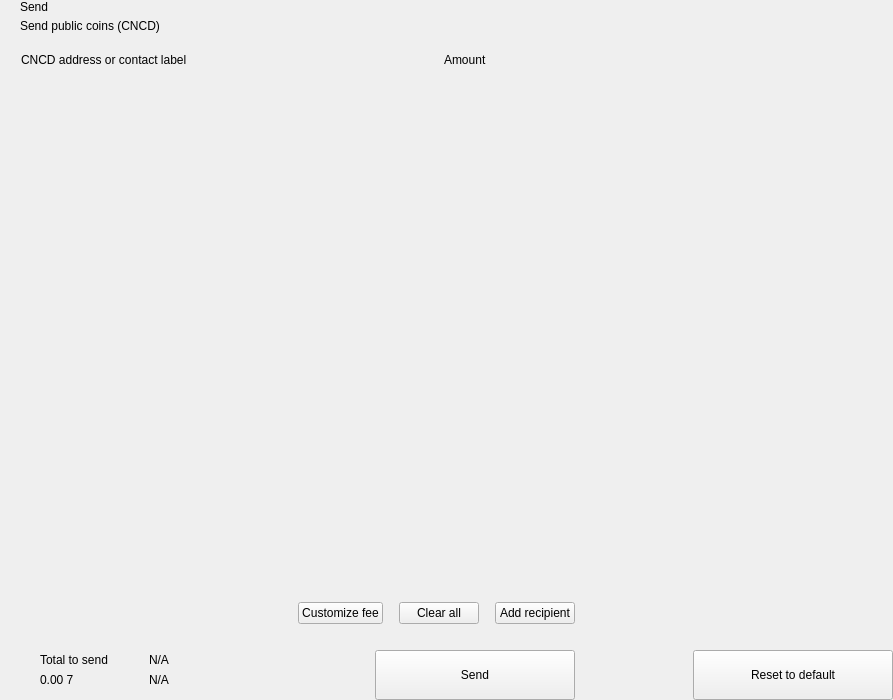
<?xml version="1.0" encoding="UTF-8"?>
<ui version="4.0">
 <class>send</class>
 <widget class="QWidget" name="send">
  <property name="geometry">
   <rect>
    <x>0</x>
    <y>0</y>
    <width>893</width>
    <height>700</height>
   </rect>
  </property>
  <property name="windowTitle">
   <string>Form</string>
  </property>
  <layout class="QHBoxLayout" name="horizontalLayout_2" stretch="2,1">
   <property name="spacing">
    <number>0</number>
   </property>
   <property name="leftMargin">
    <number>0</number>
   </property>
   <property name="topMargin">
    <number>0</number>
   </property>
   <property name="rightMargin">
    <number>0</number>
   </property>
   <property name="bottomMargin">
    <number>0</number>
   </property>
   <item>
    <widget class="QWidget" name="left" native="true">
     <layout class="QVBoxLayout" name="verticalLayout_3">
      <property name="spacing">
       <number>0</number>
      </property>
      <property name="leftMargin">
       <number>0</number>
      </property>
      <property name="topMargin">
       <number>0</number>
      </property>
      <property name="rightMargin">
       <number>0</number>
      </property>
      <property name="bottomMargin">
       <number>0</number>
      </property>
      <item>
       <layout class="QVBoxLayout" name="verticalLayout_22" stretch="0,0,0,1,0,0,0,0">
        <property name="spacing">
         <number>0</number>
        </property>
        <item>
         <layout class="QHBoxLayout" name="horizontalLayout_3">
          <property name="spacing">
           <number>0</number>
          </property>
          <property name="leftMargin">
           <number>20</number>
          </property>
          <property name="rightMargin">
           <number>20</number>
          </property>
          <item>
           <layout class="QVBoxLayout" name="verticalLayout">
            <property name="spacing">
             <number>5</number>
            </property>
            <item>
             <widget class="QLabel" name="labelTitle">
              <property name="text">
               <string>Send</string>
              </property>
              <property name="alignment">
               <set>Qt::AlignLeading|Qt::AlignLeft|Qt::AlignVCenter</set>
              </property>
             </widget>
            </item>
            <item>
             <widget class="QLabel" name="labelSubtitle1">
              <property name="text">
               <string>Send public coins (CNCD)</string>
              </property>
             </widget>
            </item>
           </layout>
          </item>
          <item>
           <spacer name="horizontalSpacer">
            <property name="orientation">
             <enum>Qt::Horizontal</enum>
            </property>
            <property name="sizeHint" stdset="0">
             <size>
              <width>40</width>
              <height>20</height>
             </size>
            </property>
           </spacer>
          </item>
         </layout>
        </item>
        <item>
         <spacer name="verticalSpacer_2">
          <property name="orientation">
           <enum>Qt::Vertical</enum>
          </property>
          <property name="sizeType">
           <enum>QSizePolicy::Fixed</enum>
          </property>
          <property name="sizeHint" stdset="0">
           <size>
            <width>20</width>
            <height>20</height>
           </size>
          </property>
         </spacer>
        </item>
        <item>
         <layout class="QHBoxLayout" name="horizontalLayout" stretch="6,0,2">
          <property name="spacing">
           <number>0</number>
          </property>
          <property name="leftMargin">
           <number>10</number>
          </property>
          <property name="topMargin">
           <number>0</number>
          </property>
          <property name="rightMargin">
           <number>20</number>
          </property>
          <property name="bottomMargin">
           <number>0</number>
          </property>
          <item>
           <widget class="QLabel" name="labelSubtitleAddress">
            <property name="styleSheet">
             <string notr="true">margin-left:8px;</string>
            </property>
            <property name="text">
             <string>CNCD address or contact label</string>
            </property>
           </widget>
          </item>
          <item>
           <spacer name="horizontalSpacer_3">
            <property name="orientation">
             <enum>Qt::Horizontal</enum>
            </property>
            <property name="sizeType">
             <enum>QSizePolicy::Fixed</enum>
            </property>
            <property name="sizeHint" stdset="0">
             <size>
              <width>40</width>
              <height>1</height>
             </size>
            </property>
           </spacer>
          </item>
          <item>
           <widget class="QLabel" name="labelSubtitleAmount">
            <property name="text">
             <string>Amount</string>
            </property>
           </widget>
          </item>
         </layout>
        </item>
        <item>
         <widget class="QScrollArea" name="scrollArea">
          <property name="minimumSize">
           <size>
            <width>0</width>
            <height>350</height>
           </size>
          </property>
          <property name="styleSheet">
           <string notr="true">#scrollArea {
            background:transparent;
            margin-top:10px;
}</string>
          </property>
          <property name="horizontalScrollBarPolicy">
           <enum>Qt::ScrollBarAlwaysOff</enum>
          </property>
          <property name="sizeAdjustPolicy">
           <enum>QAbstractScrollArea::AdjustIgnored</enum>
          </property>
          <property name="widgetResizable">
           <bool>true</bool>
          </property>
          <property name="alignment">
           <set>Qt::AlignLeading|Qt::AlignLeft|Qt::AlignTop</set>
          </property>
          <widget class="QWidget" name="scrollAreaWidgetContents">
           <property name="geometry">
            <rect>
             <x>0</x>
             <y>0</y>
             <width>591</width>
             <height>16</height>
            </rect>
           </property>
           <property name="sizePolicy">
            <sizepolicy hsizetype="Preferred" vsizetype="Maximum">
             <horstretch>0</horstretch>
             <verstretch>0</verstretch>
            </sizepolicy>
           </property>
           <property name="autoFillBackground">
            <bool>false</bool>
           </property>
           <property name="styleSheet">
            <string notr="true">#scrollAreaWidgetContents {
             background:transparent;
             }</string>
           </property>
           <layout class="QVBoxLayout" name="verticalLayout_7">
            <property name="spacing">
             <number>0</number>
            </property>
            <property name="sizeConstraint">
             <enum>QLayout::SetDefaultConstraint</enum>
            </property>
            <property name="leftMargin">
             <number>0</number>
            </property>
            <property name="topMargin">
             <number>0</number>
            </property>
            <property name="rightMargin">
             <number>0</number>
            </property>
            <property name="bottomMargin">
             <number>0</number>
            </property>
           </layout>
          </widget>
         </widget>
        </item>
        <item>
         <spacer name="verticalSpacer_4">
          <property name="orientation">
           <enum>Qt::Vertical</enum>
          </property>
          <property name="sizeType">
           <enum>QSizePolicy::Fixed</enum>
          </property>
          <property name="sizeHint" stdset="0">
           <size>
            <width>20</width>
            <height>20</height>
           </size>
          </property>
         </spacer>
        </item>
        <item>
         <layout class="QHBoxLayout" name="horizontalLayout_20">
          <property name="spacing">
           <number>6</number>
          </property>
          <property name="leftMargin">
           <number>20</number>
          </property>
          <property name="rightMargin">
           <number>20</number>
          </property>
          <item>
           <spacer name="horizontalSpacer_4">
            <property name="orientation">
             <enum>Qt::Horizontal</enum>
            </property>
            <property name="sizeHint" stdset="0">
             <size>
              <width>10</width>
              <height>20</height>
             </size>
            </property>
           </spacer>
          </item>
          <item>
           <widget class="QPushButton" name="pushButtonFee">
            <property name="focusPolicy">
             <enum>Qt::NoFocus</enum>
            </property>
            <property name="text">
             <string>Customize fee</string>
            </property>
           </widget>
          </item>
          <item>
           <spacer name="horizontalSpacer_11">
            <property name="orientation">
             <enum>Qt::Horizontal</enum>
            </property>
            <property name="sizeType">
             <enum>QSizePolicy::Minimum</enum>
            </property>
            <property name="sizeHint" stdset="0">
             <size>
              <width>10</width>
              <height>20</height>
             </size>
            </property>
           </spacer>
          </item>
          <item>
           <widget class="QPushButton" name="pushButtonClear">
            <property name="focusPolicy">
             <enum>Qt::NoFocus</enum>
            </property>
            <property name="layoutDirection">
             <enum>Qt::RightToLeft</enum>
            </property>
            <property name="text">
             <string>Clear all</string>
            </property>
           </widget>
          </item>
          <item>
           <spacer name="horizontalSpacer_6">
            <property name="orientation">
             <enum>Qt::Horizontal</enum>
            </property>
            <property name="sizeType">
             <enum>QSizePolicy::Fixed</enum>
            </property>
            <property name="sizeHint" stdset="0">
             <size>
              <width>10</width>
              <height>20</height>
             </size>
            </property>
           </spacer>
          </item>
          <item>
           <widget class="QPushButton" name="pushButtonAddRecipient">
            <property name="focusPolicy">
             <enum>Qt::NoFocus</enum>
            </property>
            <property name="text">
             <string>Add recipient</string>
            </property>
           </widget>
          </item>
         </layout>
        </item>
        <item>
         <spacer name="verticalSpacer">
          <property name="orientation">
           <enum>Qt::Vertical</enum>
          </property>
          <property name="sizeType">
           <enum>QSizePolicy::Fixed</enum>
          </property>
          <property name="sizeHint" stdset="0">
           <size>
            <width>20</width>
            <height>16</height>
           </size>
          </property>
         </spacer>
        </item>
        <item>
         <layout class="QHBoxLayout" name="horizontalLayout_7">
          <property name="rightMargin">
           <number>20</number>
          </property>
          <item>
           <layout class="QHBoxLayout" name="horizontalLayout_10">
            <property name="spacing">
             <number>0</number>
            </property>
            <property name="leftMargin">
             <number>8</number>
            </property>
            <item>
             <widget class="QStackedWidget" name="stackedWidget">
              <property name="minimumSize">
               <size>
                <width>0</width>
                <height>60</height>
               </size>
              </property>
              <property name="maximumSize">
               <size>
                <width>16777215</width>
                <height>60</height>
               </size>
              </property>
              <widget class="QWidget" name="page1">
               <layout class="QVBoxLayout" name="verticalLayout_71" stretch="0">
                <property name="spacing">
                 <number>6</number>
                </property>
                <property name="leftMargin">
                 <number>12</number>
                </property>
                <property name="topMargin">
                 <number>0</number>
                </property>
                <property name="rightMargin">
                 <number>0</number>
                </property>
                <property name="bottomMargin">
                 <number>0</number>
                </property>
                <item>
                 <widget class="QWidget" name="coinWidget" native="true">
                  <property name="minimumSize">
                   <size>
                    <width>0</width>
                    <height>60</height>
                   </size>
                  </property>
                  <property name="maximumSize">
                   <size>
                    <width>16777215</width>
                    <height>60</height>
                   </size>
                  </property>
                  <layout class="QHBoxLayout" name="horizontalLayout_9">
                   <property name="spacing">
                    <number>0</number>
                   </property>
                   <property name="leftMargin">
                    <number>20</number>
                   </property>
                   <property name="topMargin">
                    <number>10</number>
                   </property>
                   <property name="rightMargin">
                    <number>20</number>
                   </property>
                   <property name="bottomMargin">
                    <number>10</number>
                   </property>
                   <item>
                    <layout class="QVBoxLayout" name="verticalSend">
                     <property name="spacing">
                      <number>0</number>
                     </property>
                     <item>
                      <widget class="QLabel" name="labelTitleTotalSend">
                       <property name="text">
                        <string>Total to send</string>
                       </property>
                      </widget>
                     </item>
                     <item>
                      <widget class="QLabel" name="labelAmountSend">
                       <property name="text">
                        <string notr="true">0.00 7</string>
                       </property>
                      </widget>
                     </item>
                    </layout>
                   </item>
                   <item>
                    <spacer name="horizontalSpacer_9">
                     <property name="orientation">
                      <enum>Qt::Horizontal</enum>
                     </property>
                     <property name="sizeType">
                      <enum>QSizePolicy::Fixed</enum>
                     </property>
                     <property name="sizeHint" stdset="0">
                      <size>
                       <width>20</width>
                       <height>20</height>
                      </size>
                     </property>
                    </spacer>
                   </item>
                   <item>
                    <widget class="QLabel" name="labelLine">
                     <property name="minimumSize">
                      <size>
                       <width>1</width>
                       <height>0</height>
                      </size>
                     </property>
                     <property name="maximumSize">
                      <size>
                       <width>1</width>
                       <height>16777215</height>
                      </size>
                     </property>
                     <property name="text">
                      <string/>
                     </property>
                    </widget>
                   </item>
                   <item>
                    <spacer name="horizontalSpacer_10">
                     <property name="orientation">
                      <enum>Qt::Horizontal</enum>
                     </property>
                     <property name="sizeType">
                      <enum>QSizePolicy::Fixed</enum>
                     </property>
                     <property name="sizeHint" stdset="0">
                      <size>
                       <width>20</width>
                       <height>20</height>
                      </size>
                     </property>
                    </spacer>
                   </item>
                   <item>
                    <layout class="QVBoxLayout" name="verticalRemaining">
                     <property name="spacing">
                      <number>0</number>
                     </property>
                     <item>
                      <widget class="QLabel" name="labelTitleTotalRemaining">
                       <property name="text">
                        <string notr="true">N/A</string>
                       </property>
                      </widget>
                     </item>
                     <item>
                      <widget class="QLabel" name="labelAmountRemaining">
                       <property name="text">
                        <string notr="true">N/A</string>
                       </property>
                      </widget>
                     </item>
                    </layout>
                   </item>
                  </layout>
                 </widget>
                </item>
               </layout>
              </widget>
              <widget class="QWidget" name="page_2"/>
             </widget>
            </item>
           </layout>
          </item>
          <item>
           <spacer name="horizontalSpacer_5">
            <property name="orientation">
             <enum>Qt::Horizontal</enum>
            </property>
            <property name="sizeType">
             <enum>QSizePolicy::Expanding</enum>
            </property>
            <property name="sizeHint" stdset="0">
             <size>
              <width>40</width>
              <height>20</height>
             </size>
            </property>
           </spacer>
          </item>
          <item alignment="Qt::AlignBottom">
           <widget class="QPushButton" name="pushButtonSave">
            <property name="minimumSize">
             <size>
              <width>200</width>
              <height>50</height>
             </size>
            </property>
            <property name="maximumSize">
             <size>
              <width>200</width>
              <height>50</height>
             </size>
            </property>
            <property name="focusPolicy">
             <enum>Qt::NoFocus</enum>
            </property>
            <property name="text">
             <string>Send</string>
            </property>
           </widget>
          </item>
         </layout>
        </item>
       </layout>
      </item>
     </layout>
    </widget>
   </item>
   <item>
    <widget class="QWidget" name="right" native="true">
     <layout class="QVBoxLayout" name="verticalLayout_5">
      <property name="leftMargin">
       <number>0</number>
      </property>
      <property name="topMargin">
       <number>0</number>
      </property>
      <property name="rightMargin">
       <number>0</number>
      </property>
      <property name="bottomMargin">
       <number>0</number>
      </property>
      <item>
       <layout class="QVBoxLayout" name="verticalLayout_4">
        <property name="spacing">
         <number>6</number>
        </property>
        <item>
         <widget class="OptionButton" name="btnCoinControl" native="true">
          <property name="minimumSize">
           <size>
            <width>0</width>
            <height>50</height>
           </size>
          </property>
         </widget>
        </item>
        <item>
         <widget class="OptionButton" name="btnChangeAddress" native="true">
          <property name="minimumSize">
           <size>
            <width>0</width>
            <height>50</height>
           </size>
          </property>
         </widget>
        </item>
        <item>
         <widget class="OptionButton" name="btnUri" native="true">
          <property name="minimumSize">
           <size>
            <width>0</width>
            <height>50</height>
           </size>
          </property>
         </widget>
        </item>
        <item>
         <spacer name="verticalSpacer_5">
          <property name="orientation">
           <enum>Qt::Vertical</enum>
          </property>
          <property name="sizeHint" stdset="0">
           <size>
            <width>20</width>
            <height>40</height>
           </size>
          </property>
         </spacer>
        </item>
        <item>
         <layout class="QHBoxLayout" name="horizontalLayout_8">
          <item>
           <spacer name="horizontalSpacer_7">
            <property name="orientation">
             <enum>Qt::Horizontal</enum>
            </property>
            <property name="sizeHint" stdset="0">
             <size>
              <width>40</width>
              <height>20</height>
             </size>
            </property>
           </spacer>
          </item>
          <item>
           <widget class="QPushButton" name="pushButtonReset">
            <property name="minimumSize">
             <size>
              <width>200</width>
              <height>50</height>
             </size>
            </property>
            <property name="maximumSize">
             <size>
              <width>200</width>
              <height>50</height>
             </size>
            </property>
            <property name="focusPolicy">
             <enum>Qt::NoFocus</enum>
            </property>
            <property name="text">
             <string>Reset to default</string>
            </property>
           </widget>
          </item>
         </layout>
        </item>
       </layout>
      </item>
     </layout>
    </widget>
   </item>
  </layout>
 </widget>
 <customwidgets>
  <customwidget>
   <class>OptionButton</class>
   <extends>QWidget</extends>
   <header>qt/pivx/optionbutton.h</header>
   <container>1</container>
  </customwidget>
 </customwidgets>
 <resources/>
 <connections/>
</ui>
